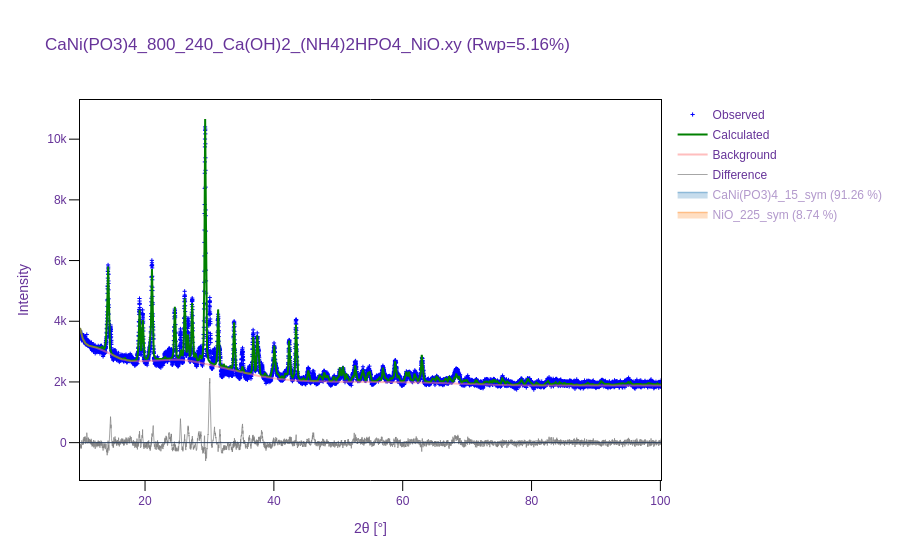

The notebook cell this image was saved under:
### Code cell
refinement.visualize()

### Figure 1 — Plotly figure (JSON) as saved in the notebook; plotly's stock layout.template omitted (floating-point values rounded to 4 significant figures; data arrays with more than 128 entries replaced by an {"elided": "..."} marker saying what was removed)
{"data": [{"marker": {"color": "blue", "size": 3, "symbol": "cross-thin-open"}, "mode": "markers", "name": "Observed", "type": "scatter", "x": {"elided": "8301 float values"}, "y": {"elided": "8301 int values"}}, {"line": {"color": "green", "width": 2}, "mode": "lines", "name": "Calculated", "type": "scatter", "x": {"elided": "8301 float values"}, "y": {"elided": "8301 float values"}}, {"line": {"color": "#FF7F7F", "width": 2}, "mode": "lines", "name": "Background", "opacity": 0.5, "type": "scatter", "x": {"elided": "8301 float values"}, "y": {"elided": "8301 float values"}}, {"hoverinfo": "skip", "line": {"color": "#808080", "width": 1}, "mode": "lines", "name": "Difference", "opacity": 0.7, "type": "scatter", "x": {"elided": "8301 float values"}, "y": {"elided": "8301 float values"}}, {"hoverinfo": "none", "legendgroup": "CaNi(PO3)4_15_sym", "line": {"color": "#1f77b4", "width": 0}, "mode": "lines", "showlegend": false, "type": "scatter", "x": {"elided": "8301 float values"}, "y": {"elided": "8301 float values"}}, {"fill": "tonexty", "legendgroup": "CaNi(PO3)4_15_sym", "line": {"color": "#1f77b4", "width": 1.5}, "mode": "lines", "name": "CaNi(PO3)4_15_sym (91.26 %)", "type": "scatter", "visible": "legendonly", "x": {"elided": "8301 float values"}, "y": {"elided": "8301 float values"}}, {"hovertemplate": "%{text}", "legendgroup": "CaNi(PO3)4_15_sym", "marker": {"color": "#1f77b4", "size": 5, "symbol": 142}, "mode": "markers", "name": "CaNi(PO3)4_15_sym (91.26 %)", "showlegend": false, "text": {"elided": "480 str values"}, "type": "scatter", "visible": "legendonly", "x": {"elided": "480 float values"}, "y": {"elided": "480 float values"}}, {"hoverinfo": "none", "legendgroup": "NiO_225_sym", "line": {"color": "#ff7f0e", "width": 0}, "mode": "lines", "showlegend": false, "type": "scatter", "x": {"elided": "8301 float values"}, "y": {"elided": "8301 float values"}}, {"fill": "tonexty", "legendgroup": "NiO_225_sym", "line": {"color": "#ff7f0e", "width": 1.5}, "mode": "lines", "name": "NiO_225_sym (8.74 %)", "type": "scatter", "visible": "legendonly", "x": {"elided": "8301 float values"}, "y": {"elided": "8301 float values"}}, {"hovertemplate": "%{text}", "legendgroup": "NiO_225_sym", "marker": {"color": "#ff7f0e", "size": 5, "symbol": 142}, "mode": "markers", "name": "NiO_225_sym (8.74 %)", "showlegend": false, "text": ["37.42, 370.13", "43.43, 564.20", "62.97, 273.43", "75.45, 96.76", "79.43, 71.29", "95.01, 29.24"], "type": "scatter", "visible": "legendonly", "x": [37.42, 43.43, 62.97, 75.45, 79.43, 95.01], "y": [-3205.0, -3205.0, -3205.0, -3205.0, -3205.0, -3205.0]}], "layout": {"autosize": true, "font": {"color": "RebeccaPurple", "family": "Arial, sans-serif"}, "legend": {"title": {"text": ""}, "tracegroupgap": 1}, "plot_bgcolor": "white", "shapes": [{"line": {"width": 1}, "type": "line", "x0": 0, "x1": 1, "xref": "x domain", "y0": 0, "y1": 0, "yref": "y"}], "title": {"text": "CaNi(PO3)4_800_240_Ca(OH)2_(NH4)2HPO4_NiO.xy (Rwp=5.16%)"}, "xaxis": {"linecolor": "black", "linewidth": 1, "mirror": true, "range": [9.903, 100.1], "showline": true, "tickcolor": "black", "ticklen": 10, "ticks": "outside", "tickwidth": 1, "title": {"text": "2θ [°]"}}, "yaxis": {"linecolor": "black", "linewidth": 1, "mirror": true, "showline": true, "tickcolor": "black", "ticklen": 10, "ticks": "outside", "tickwidth": 1, "title": {"text": "Intensity"}}}}
